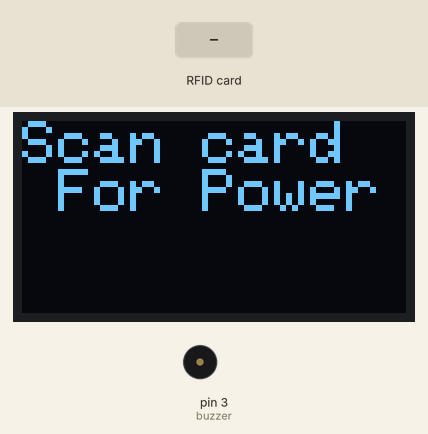
This sketch was run on a simulated Arduino Uno, built with avr-gcc and run on an emulated ATmega328P. Shown: 128×64 one-colour display, buzzer (waves = sounding). The inputs (shaded band) are chosen by the test bench. The display library's start-up logo is not drawn; what the sketch prints to the serial monitor is not drawn.

Above: at 3.5 s.
3.6 s: RFID card 33 D2 EE 0C held to the reader
At 5.7 s:
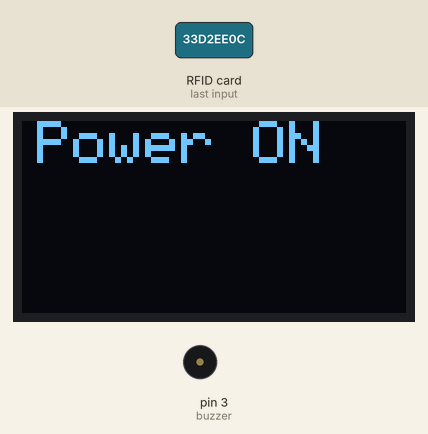
6.7 s: RFID card 4C 17 96 21 held to the reader
At 8.4 s:
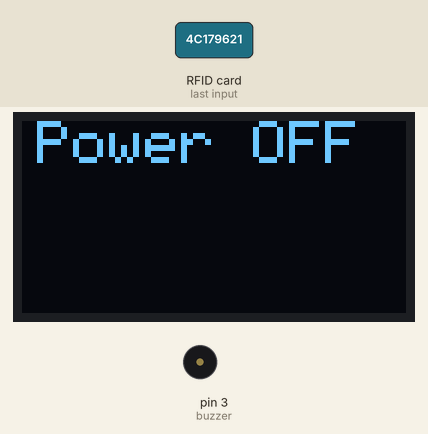
9.8 s: RFID card 5E 7A 19 C4 held to the reader
At 10.96 s:
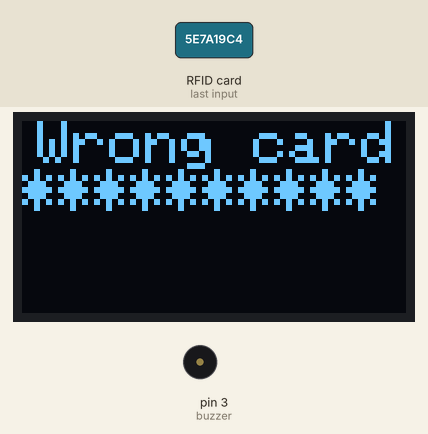
Timing chart, 0 to 12.8 s (numbered marks = the images above; inputs shaded):
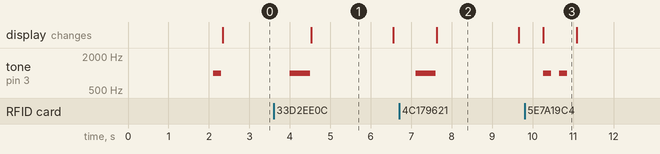

Measured:
- after the input at 3.6 s, tone on pin 3 (buzzer): silent → 1000 Hz after 0.40 s, → silent 0.50 s later; the display: changes after 0.92 s (image 1)
- after the input at 6.7 s, tone on pin 3 (buzzer): silent → 1000 Hz after 0.41 s, → silent 0.50 s later; the display: changes after 0.93 s (image 2)
- after the input at 9.8 s, tone on pin 3 (buzzer): alternates 1000 Hz for 0.20 s and silent for 0.20 s, 4 changes in all, then stays silent, starting after 0.45 s; the display: changes after 0.45 s (image 3)
- what the display in image 1 shows lasts 2.1 s, from 4.5 s to 6.6 s
- what the display in image 3 shows lasts 0.8 s, from 10.3 s to 11.1 s

The sketch:

nfc_power_system.ino
```cpp
#include <SPI.h>
#include <MFRC522.h>
#include <Wire.h>
#include <Adafruit_GFX.h>
#include <Adafruit_SSD1306.h>
#define SS_PIN 10
#define RST_PIN 9

#define buzzer 3
#define power 4


#define SCREEN_WIDTH 128 // OLED display width, in pixels
#define SCREEN_HEIGHT 64 // OLED display height, in pixels

byte key_0[] = {0x33, 0xD2, 0xEE, 0x0C};
byte key_1[] = {0x4c, 0x17, 0x96, 0x21};

bool power_on = 0; // power on status
// Declaration for an SSD1306 display connected to I2C (SDA, SCL pins)
// The pins for I2C are defined by the Wire-library.
// On an arduino UNO:       A4(SDA), A5(SCL)
// On an arduino MEGA 2560: 20(SDA), 21(SCL)
// On an arduino LEONARDO:   2(SDA),  3(SCL), ...
#define OLED_RESET     4 // Reset pin # (or -1 if sharing Arduino reset pin)
#define SCREEN_ADDRESS 0x3c ///< See datasheet for Address; 0x3D for 128x64, 0x3C for 128x32
Adafruit_SSD1306 display(SCREEN_WIDTH, SCREEN_HEIGHT, &Wire, OLED_RESET);

MFRC522 rfid(SS_PIN, RST_PIN); // Instance of the class

MFRC522::MIFARE_Key key;

// Init array that will store new NUID
byte nuidPICC[4];

void setup() {
  pinMode(buzzer, OUTPUT);
  pinMode(power, OUTPUT);
  digitalWrite(power, 1);
  Serial.begin(9600);
  // SSD1306_SWITCHCAPVCC = generate display voltage from 3.3V internally
  if (!display.begin(SSD1306_SWITCHCAPVCC, SCREEN_ADDRESS)) {
    Serial.println(F("SSD1306 allocation failed"));
    for (;;); // Don't proceed, loop forever
  }

  // Show initial display buffer contents on the screen --
  // the library initializes this with an Adafruit splash screen.
  display.display();
  delay(2000); // Pause for 2 seconds
  SPI.begin(); // Init SPI bus
  rfid.PCD_Init(); // Init MFRC522

  for (byte i = 0; i < 6; i++) {
    key.keyByte[i] = 0xFF;
  }
  printHex(key.keyByte, MFRC522::MF_KEY_SIZE);
  tone(buzzer, 1000); // Send 1KHz sound signal...
  delay(200);        // ...for 1 sec
  noTone(buzzer);     // Stop sound...
}

void loop() {
  display.clearDisplay();
  display.setTextSize(2); // Draw 2X-scale text
  display.setTextColor(SSD1306_WHITE);
  if (power_on == 0)
  {
    display.setCursor(0, 0);
    display.println("Scan card");
    display.println(" For Power");
    display.display();      // Show initial text
    delay(500);
  }
  else
  {
    display.setCursor(0, 0);
    display.println("Power ON");
    display.println("*********");
    display.println("Swipe card");
    display.println("to OFF");
    display.display();      // Show initial text
    delay(500);
  }

  // Reset the loop if no new card present on the sensor/reader. This saves the entire process when idle.
  if ( ! rfid.PICC_IsNewCardPresent())
    return;

  // Verify if the NUID has been readed
  if ( ! rfid.PICC_ReadCardSerial())
    return;

  Serial.print(F("PICC type: "));
  MFRC522::PICC_Type piccType = rfid.PICC_GetType(rfid.uid.sak);
  Serial.println(rfid.PICC_GetTypeName(piccType));

  // Check is the PICC of Classic MIFARE type
  if (piccType != MFRC522::PICC_TYPE_MIFARE_MINI &&
      piccType != MFRC522::PICC_TYPE_MIFARE_1K &&
      piccType != MFRC522::PICC_TYPE_MIFARE_4K) {
    Serial.println(F("Your tag is not of type MIFARE Classic."));
    return;
  }


  Serial.println(F("card has been detected."));

  // Store NUID into nuidPICC array
  for (byte i = 0; i < 4; i++) {
    nuidPICC[i] = rfid.uid.uidByte[i];
  }
  Serial.println(F("The NUID tag is:"));
  Serial.print(F("In hex: "));
  printHex(rfid.uid.uidByte, rfid.uid.size);
  Serial.println();
  Serial.print(F("In dec: "));
  printDec(rfid.uid.uidByte, rfid.uid.size);
  Serial.println();
  bool pass = 0;
  if (key_0[0] == nuidPICC[0] ||    // checking key 0
      key_0[1] == nuidPICC[1] ||
      key_0[2] == nuidPICC[2] ||
      key_0[3] == nuidPICC[3] ) {
    pass = 1;
  }
  else if (key_1[0] == nuidPICC[0] ||    // checking key 1
           key_1[1] == nuidPICC[1] ||
           key_1[2] == nuidPICC[2] ||
           key_1[3] == nuidPICC[3] ) {
    pass = 1;
  }


  if (pass == 1) // correct card
  {
    tone(buzzer, 1000); // Send 1KHz sound signal...
    delay(500);
    noTone(buzzer);     // Stop sound...
    if (power_on == 0)
    { Serial.println(F("powering on"));
      power_on = 1;
       digitalWrite(power, 0);
      display.setTextSize(2); // Draw 2X-scale text
      display.setTextColor(SSD1306_WHITE);
      display.clearDisplay();
      display.setCursor(5, 0);
      display.println("Power ON ");
      display.display();      // Show initial text
      delay(2000);
    }
    else
    { Serial.println(F("powering off"));
      power_on = 0;
       digitalWrite(power, 1);
      display.setTextSize(2); // Draw 2X-scale text
      display.setTextColor(SSD1306_WHITE);
      display.clearDisplay();
      display.setCursor(5, 0);
      display.println("Power OFF ");
      display.display();      // Show initial text
      delay(2000);
    }

  }

  else
  {
    Serial.println(F("wrong card"));
    display.setTextSize(2); // Draw 2X-scale text
    display.setTextColor(SSD1306_WHITE);
    display.clearDisplay();
    display.setCursor(5, 0);
    display.println("Wrong card");
    display.println("**********");
    display.display();      // Show initial text
    tone(buzzer, 1000); // Send 1KHz sound signal...
    delay(200);
    noTone(buzzer);     // Stop sound...
    delay(200);
    tone(buzzer, 1000); // Send 1KHz sound signal...
    delay(200);
    noTone(buzzer);     // Stop sound...
    delay(200);
  }

  // Halt PICC
  rfid.PICC_HaltA();

  // Stop encryption on PCD
  rfid.PCD_StopCrypto1();
}


/**
   Helper routine to dump a byte array as hex values to Serial.
*/
void printHex(byte * buffer, byte bufferSize) {
  for (byte i = 0; i < bufferSize; i++) {
    Serial.print(buffer[i] < 0x10 ? " 0" : " ");
    Serial.print(buffer[i], HEX);
  }
}

/**
   Helper routine to dump a byte array as dec values to Serial.
*/
void printDec(byte * buffer, byte bufferSize) {
  for (byte i = 0; i < bufferSize; i++) {
    Serial.print(buffer[i] < 0x10 ? " 0" : " ");
    Serial.print(buffer[i], DEC);
  }
}
```
